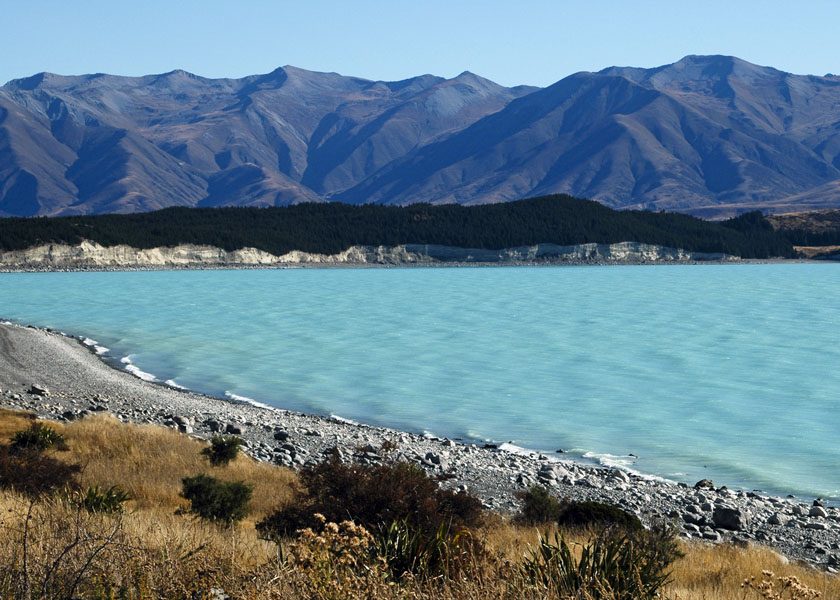
#> input picture image/New_Zealand_Lake.jpg, 840 x 600 px, found by its file name
$ python question_4.py
#> lines starting #> are read from the running program, lines starting #| are printed output that depends on the picture
import cv2 as cv
import matplotlib.pyplot as plt
import os
import numpy as np

def solve():
    img1 = cv.imread('image/New_Zealand_Lake.jpg',0)
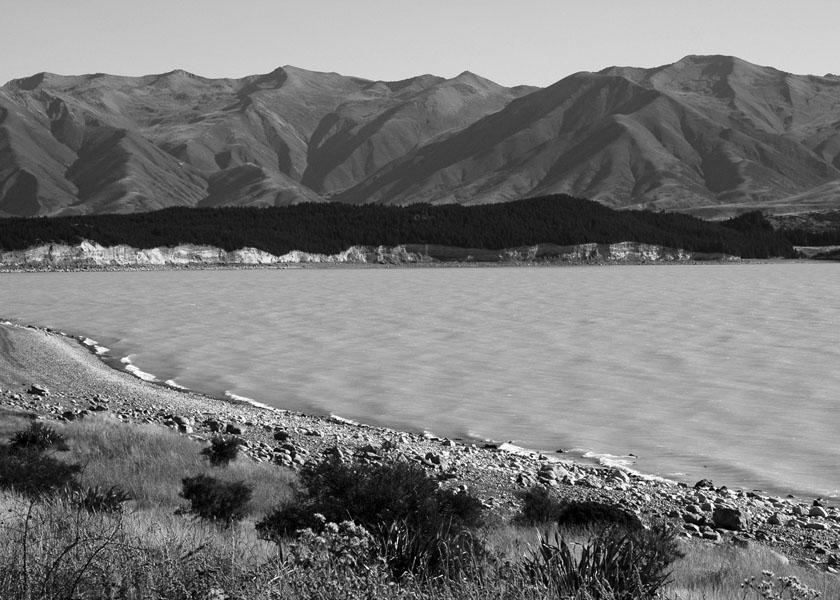
#> img1: shape (600, 840); min 0, max 255, mean 120.5
    img2=cv.imread('image/sky.jpeg',0)
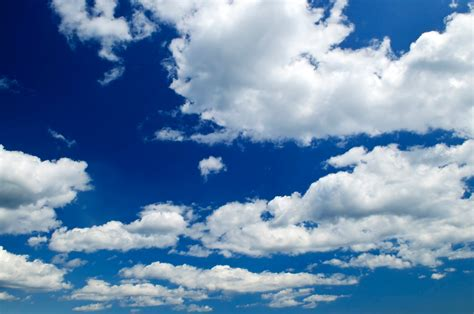
#> input picture image/sky.jpeg, 474 x 314 px, found by its file name
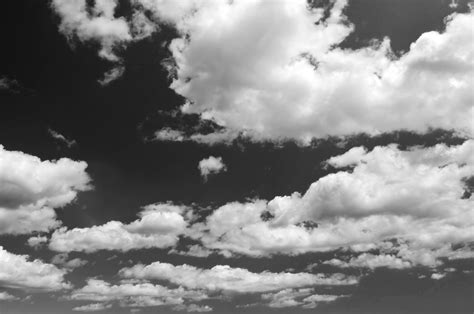
#> img2: shape (314, 474); min 15, max 255, mean 130.7
    mx,my=img1.shape
#> mx = 600; my = 840
    lx,ly= img2.shape
#> lx = 314; ly = 474
    dx=(mx-lx)//2
#> dx = 143
    dy = (my-ly)//2
#> dy = 183
    new_img = np.zeros((mx,my),dtype=np.uint8)
    for i in range(mx):
        for j in range(my):
            if(j>dx and j<dx+ly and i>dy and i<dy+lx):
                new_img[i,j] = min(255,img1[i,j]+img2[i-dy,j-dx])
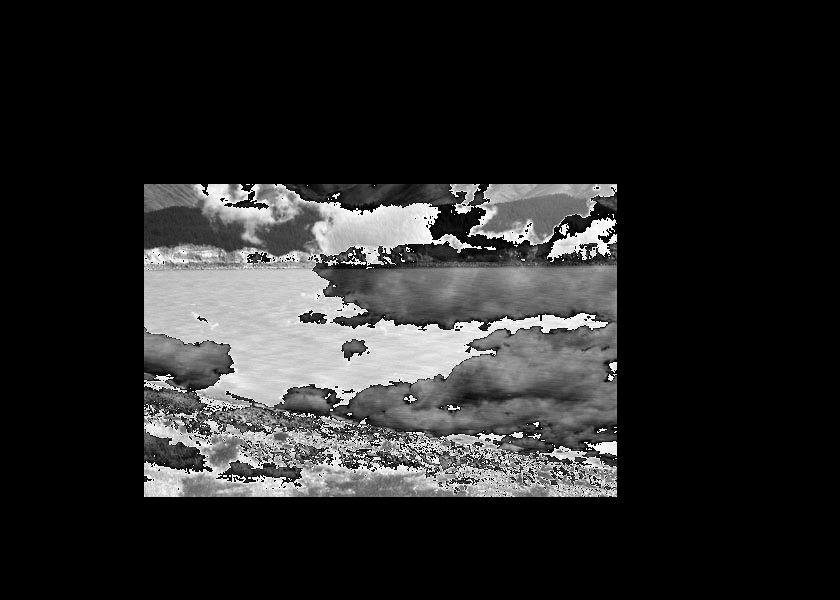
#> new_img: shape (600, 840); min 0, max 255, mean 39.4

    plt.figure(figsize=(10,10))
    plt.subplot(3,2,1)
    plt.imshow(img1, cmap='gray')
    plt.subplot(3,2,2)
    plt.imshow(img2, cmap='gray')
    plt.subplot(3,2,3)
    plt.imshow(new_img, cmap='gray')
    plt.show()

if __name__=='__main__':
    solve()
